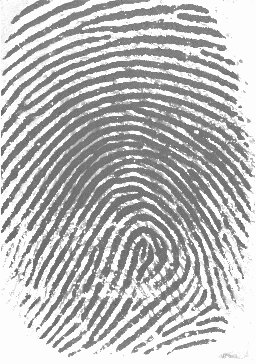
#> input picture image/101_1.tif, 256 x 364 px; its folder holds only this picture in this run
$ python -i myapp.py   (imports and definitions only)   (older library calls are emulated)
#> lines starting #> are read from the running program, lines starting #| are printed output that depends on the picture; after the words box and inside, x2 and y2 are one past the last pixel; in counts of white or black regions, pixels touching at a corner belong together
#> further down, picture is the input picture: shape (364, 256); min 70, max 253, mean 186.6
### enhance/ridge_segment.py
# -*- coding: utf-8 -*-
"""
Created on Mon Apr 18 23:04:30 2016

@author: utkarsh
"""

# RIDGESEGMENT - Normalises fingerprint image and segments ridge region
#
# Function identifies ridge regions of a fingerprint image and returns a
# mask identifying this region.  It also normalises the intesity values of
# the image so that the ridge regions have zero mean, unit standard
# deviation.
#
# This function breaks the image up into blocks of size blksze x blksze and
# evaluates the standard deviation in each region.  If the standard
# deviation is above the threshold it is deemed part of the fingerprint.
# Note that the image is normalised to have zero mean, unit standard
# deviation prior to performing this process so that the threshold you
# specify is relative to a unit standard deviation.
#
# Usage:   [normim, mask, maskind] = ridgesegment(im, blksze, thresh)
#
# Arguments:   im     - Fingerprint image to be segmented.
#              blksze - Block size over which the the standard
#                       deviation is determined (try a value of 16).
#              thresh - Threshold of standard deviation to decide if a
#                       block is a ridge region (Try a value 0.1 - 0.2)
#
# Returns:     normim - Image where the ridge regions are renormalised to
#                       have zero mean, unit standard deviation.
#              mask   - Mask indicating ridge-like regions of the image,
#                       0 for non ridge regions, 1 for ridge regions.
#              maskind - Vector of indices of locations within the mask.
#
# Suggested values for a 500dpi fingerprint image:
#
#   [normim, mask, maskind] = ridgesegment(im, 16, 0.1)
#
# See also: RIDGEORIENT, RIDGEFREQ, RIDGEFILTER

# REFERENCES

# Peter Kovesi
# School of Computer Science & Software Engineering
# The University of Western Australia
# pk at csse uwa edu au
# http://www.csse.uwa.edu.au/~pk


import numpy as np


def normalise(img, mean, std):
    normed = (img - np.mean(img)) / (np.std(img))
    return normed


def ridge_segment(im, blksze, thresh):
#> called with blksze = 16, thresh = 0.1
    rows, cols = im.shape

    im = normalise(im, 0, 1)  # normalise to get zero mean and unit standard deviation

    new_rows = np.int(blksze * np.ceil((np.float(rows)) / (np.float(blksze))))
    new_cols = np.int(blksze * np.ceil((np.float(cols)) / (np.float(blksze))))

    padded_img = np.zeros((new_rows, new_cols))
    stddevim = np.zeros((new_rows, new_cols))

    padded_img[0:rows][:, 0:cols] = im

    for i in range(0, new_rows, blksze):
        for j in range(0, new_cols, blksze):
            block = padded_img[i:i + blksze][:, j:j + blksze]

            stddevim[i:i + blksze][:, j:j + blksze] = np.std(block) * np.ones(block.shape)
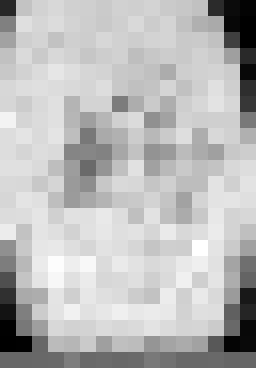
#> stddevim: shape (368, 256) float64; min 0, max 1.12, mean 0.823; drawn with min black and max white

    stddevim = stddevim[0:rows][:, 0:cols]
#> stddevim: shape (364, 256) float64

    mask = stddevim > thresh
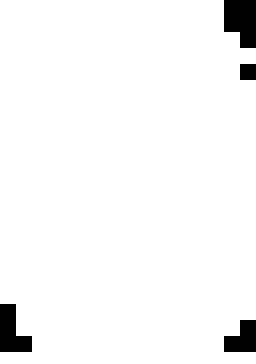
#> mask: shape (364, 256) bool; 96.4% white; 4 black regions, box (x1, y1, x2, y2) and area: (224, 0, 256, 48) 1280, (0, 304, 32, 352) 1024, (224, 320, 256, 352) 768, (240, 64, 256, 80) 256

    mean_val = np.mean(im[mask])
#> mean_val = -0.039

    std_val = np.std(im[mask])
#> std_val = 0.997

    normim = (im - mean_val) / std_val

    return normim, mask

### enhance/ridge_orient.py
# -*- coding: utf-8 -*-
"""
Created on Tue Apr 19 11:31:54 2016

@author: utkarsh
"""

# RIDGEORIENT - Estimates the local orientation of ridges in a fingerprint
#
# Usage:  [orientim, reliability, coherence] = ridgeorientation(im, gradientsigma,...
#                                             blocksigma, ...
#                                             orientsmoothsigma)
#
# Arguments:  im                - A normalised input image.
#             gradientsigma     - Sigma of the derivative of Gaussian
#                                 used to compute image gradients.
#             blocksigma        - Sigma of the Gaussian weighting used to
#                                 sum the gradient moments.
#             orientsmoothsigma - Sigma of the Gaussian used to smooth
#                                 the final orientation vector field.
#                                 Optional: if ommitted it defaults to 0
#
# Returns:    orientim          - The orientation image in radians.
#                                 Orientation values are +ve clockwise
#                                 and give the direction *along* the
#                                 ridges.
#             reliability       - Measure of the reliability of the
#                                 orientation measure.  This is a value
#                                 between 0 and 1. I think a value above
#                                 about 0.5 can be considered 'reliable'.
#                                 reliability = 1 - Imin./(Imax+.001);
#             coherence         - A measure of the degree to which the local
#                                 area is oriented.
#                                 coherence = ((Imax-Imin)./(Imax+Imin)).^2;
#
# With a fingerprint image at a 'standard' resolution of 500dpi suggested
# parameter values might be:
#
#    [orientim, reliability] = ridgeorient(im, 1, 3, 3);
#
# See also: RIDGESEGMENT, RIDGEFREQ, RIDGEFILTER

# REFERENCES

# May 2003      Original version by Raymond Thai,
# January 2005  Reworked by Peter Kovesi
# October 2011  Added coherence computation and orientsmoothsigma made optional
#
# School of Computer Science & Software Engineering
# The University of Western Australia
# pk at csse uwa edu au
# http://www.csse.uwa.edu.au/~pk


import numpy as np
import cv2
from scipy import ndimage
from scipy import signal


def ridge_orient(im, gradientsigma, blocksigma, orientsmoothsigma):
#> called with gradientsigma = 1, blocksigma = 7, orientsmoothsigma = 7
    rows, cols = im.shape
#> rows = 364; cols = 256
    # Calculate image gradients.
    sze = np.fix(6 * gradientsigma)
    if np.remainder(sze, 2) == 0:
        sze = sze + 1

    gauss = cv2.getGaussianKernel(np.int(sze), gradientsigma)
    f = gauss * gauss.T

    fy, fx = np.gradient(f)  # Gradient of Gaussian

    # Gx = ndimage.convolve(np.double(im),fx);
    # Gy = ndimage.convolve(np.double(im),fy);

    Gx = signal.convolve2d(im, fx, mode='same')
    Gy = signal.convolve2d(im, fy, mode='same')

    Gxx = np.power(Gx, 2)
    Gyy = np.power(Gy, 2)
    Gxy = Gx * Gy

    # Now smooth the covariance data to perform a weighted summation of the data.

    sze = np.fix(6 * blocksigma)

    gauss = cv2.getGaussianKernel(np.int(sze), blocksigma)
    f = gauss * gauss.T

    Gxx = ndimage.convolve(Gxx, f)
    Gyy = ndimage.convolve(Gyy, f)
    Gxy = 2 * ndimage.convolve(Gxy, f)

    # Analytic solution of principal direction
    denom = np.sqrt(np.power(Gxy, 2) + np.power((Gxx - Gyy), 2)) + np.finfo(float).eps

    sin2theta = Gxy / denom  # Sine and cosine of doubled angles
    cos2theta = (Gxx - Gyy) / denom

    if orientsmoothsigma:
        sze = np.fix(6 * orientsmoothsigma)
        if np.remainder(sze, 2) == 0:
            sze = sze + 1
        gauss = cv2.getGaussianKernel(np.int(sze), orientsmoothsigma)
        f = gauss * gauss.T
        cos2theta = ndimage.convolve(cos2theta, f)  # Smoothed sine and cosine of
        sin2theta = ndimage.convolve(sin2theta, f)  # doubled angles

    orientim = np.pi / 2 + np.arctan2(sin2theta, cos2theta) / 2

    return orientim

### enhance/ridge_freq.py
# -*- coding: utf-8 -*-
"""
Created on Tue Apr 19 12:14:49 2016

@author: utkarsh
"""

# RIDGEFREQ - Calculates a ridge frequency image
#
# Function to estimate the fingerprint ridge frequency across a
# fingerprint image. This is done by considering blocks of the image and
# determining a ridgecount within each block by a call to FREQEST.
#
# Usage:
#  [freqim, medianfreq] =  ridgefreq(im, mask, orientim, blksze, windsze, ...
#                                    minWaveLength, maxWaveLength)
#
# Arguments:
#         im       - Image to be processed.
#         mask     - Mask defining ridge regions (obtained from RIDGESEGMENT)
#         orientim - Ridge orientation image (obtained from RIDGORIENT)
#         blksze   - Size of image block to use (say 32)
#         windsze  - Window length used to identify peaks. This should be
#                    an odd integer, say 3 or 5.
#         minWaveLength,  maxWaveLength - Minimum and maximum ridge
#                     wavelengths, in pixels, considered acceptable.
#
# Returns:
#         freqim     - An image  the same size as im with  values set to
#                      the estimated ridge spatial frequency within each
#                      image block.  If a  ridge frequency cannot be
#                      found within a block, or cannot be found within the
#                      limits set by min and max Wavlength freqim is set
#                      to zeros within that block.
#         medianfreq - Median frequency value evaluated over all the
#                      valid regions of the image.
#
# Suggested parameters for a 500dpi fingerprint image
#   [freqim, medianfreq] = ridgefreq(im,orientim, 32, 5, 5, 15);
#

# See also: RIDGEORIENT, FREQEST, RIDGESEGMENT

# Reference:
# Hong, L., Wan, Y., and Jain, A. K. Fingerprint image enhancement:
# Algorithm and performance evaluation. IEEE Transactions on Pattern
# Analysis and Machine Intelligence 20, 8 (1998), 777 789.

# REFERENCES

# Peter Kovesi
# School of Computer Science & Software Engineering
# The University of Western Australia
# pk at csse uwa edu au
# http://www.csse.uwa.edu.au/~pk


import numpy as np
# import math
# import scipy.ndimage
from .frequest import frequest


def ridge_freq(im, mask, orient, blksze, windsze, minWaveLength, maxWaveLength):
#> called with blksze = 38, windsze = 5, minWaveLength = 5, maxWaveLength = 15
    rows, cols = im.shape
#> rows = 364; cols = 256
    freq = np.zeros((rows, cols))

    for r in range(0, rows - blksze, blksze):
        for c in range(0, cols - blksze, blksze):
            blkim = im[r:r + blksze][:, c:c + blksze]
            blkor = orient[r:r + blksze][:, c:c + blksze]

            freq[r:r + blksze][:, c:c + blksze] = frequest(blkim, blkor, windsze, minWaveLength, maxWaveLength)
#> this loop made 9 passes
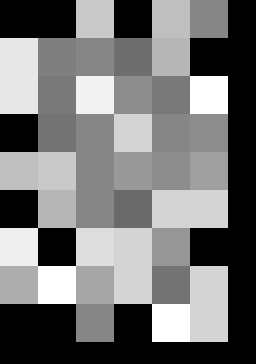
#> freq: shape (364, 256) float64; min 0, max 0.2, mean 0.0918; drawn with min black and max white

    freq = freq * mask
    freq_1d = np.reshape(freq, (1, rows * cols))
    ind = np.where(freq_1d > 0)

    ind = np.array(ind)
    ind = ind[1, :]

    non_zero_elems_in_freq = freq_1d[0][ind]

    meanfreq = np.mean(non_zero_elems_in_freq)
    medianfreq = np.median(non_zero_elems_in_freq)  # does not work properly
    return freq, meanfreq

### enhance/frequest.py
# -*- coding: utf-8 -*-
"""
Created on Fri Apr 22 02:51:53 2016

@author: utkarsh
"""

# FREQEST - Estimate fingerprint ridge frequency within image block
#
# Function to estimate the fingerprint ridge frequency within a small block
# of a fingerprint image.  This function is used by RIDGEFREQ
#
# Usage:
#  freqim =  freqest(im, orientim, windsze, minWaveLength, maxWaveLength)
#
# Arguments:
#         im       - Image block to be processed.
#         orientim - Ridge orientation image of image block.
#         windsze  - Window length used to identify peaks. This should be
#                    an odd integer, say 3 or 5.
#         minWaveLength,  maxWaveLength - Minimum and maximum ridge
#                     wavelengths, in pixels, considered acceptable.
#
# Returns:
#         freqim    - An image block the same size as im with all values
#                     set to the estimated ridge spatial frequency.  If a
#                     ridge frequency cannot be found, or cannot be found
#                     within the limits set by min and max Wavlength
#                     freqim is set to zeros.
#
# Suggested parameters for a 500dpi fingerprint image
#   freqim = freqest(im,orientim, 5, 5, 15);
#
# See also:  RIDGEFREQ, RIDGEORIENT, RIDGESEGMENT

# REFERENCES

# Peter Kovesi
# School of Computer Science & Software Engineering
# The University of Western Australia
# pk at csse uwa edu au
# http://www.csse.uwa.edu.au/~pk


import numpy as np
import math
import scipy.ndimage


# import cv2
def frequest(im, orientim, windsze, minWaveLength, maxWaveLength):
    rows, cols = np.shape(im)

    # Find mean orientation within the block. This is done by averaging the
    # sines and cosines of the doubled angles before reconstructing the
    # angle again.  This avoids wraparound problems at the origin.

    cosorient = np.mean(np.cos(2 * orientim))
    sinorient = np.mean(np.sin(2 * orientim))
    orient = math.atan2(sinorient, cosorient) / 2

    # Rotate the image block so that the ridges are vertical

    # ROT_mat = cv2.getRotationMatrix2D((cols/2,rows/2),orient/np.pi*180 + 90,1)
    # rotim = cv2.warpAffine(im,ROT_mat,(cols,rows))
    rotim = scipy.ndimage.rotate(im, orient / np.pi * 180 + 90, axes=(1, 0), reshape=False, order=3, mode='nearest')

    # Now crop the image so that the rotated image does not contain any
    # invalid regions.  This prevents the projection down the columns
    # from being mucked up.

    cropsze = int(np.fix(rows / np.sqrt(2)))
    offset = int(np.fix((rows - cropsze) / 2))
    rotim = rotim[offset:offset + cropsze][:, offset:offset + cropsze]

    # Sum down the columns to get a projection of the grey values down
    # the ridges.

    proj = np.sum(rotim, axis=0)
    dilation = scipy.ndimage.grey_dilation(proj, windsze, structure=np.ones(windsze))

    temp = np.abs(dilation - proj)

    peak_thresh = 2

    maxpts = (temp < peak_thresh) & (proj > np.mean(proj))
    maxind = np.where(maxpts)

    rows_maxind, cols_maxind = np.shape(maxind)

    # Determine the spatial frequency of the ridges by divinding the
    # distance between the 1st and last peaks by the (No of peaks-1). If no
    # peaks are detected, or the wavelength is outside the allowed bounds,
    # the frequency image is set to 0

    if cols_maxind < 2:
        freqim = np.zeros(im.shape)
    else:
        NoOfPeaks = cols_maxind
        waveLength = (maxind[0][cols_maxind - 1] - maxind[0][0]) / (NoOfPeaks - 1)
        if minWaveLength <= waveLength <= maxWaveLength:
            freqim = 1 / np.double(waveLength) * np.ones(im.shape)
        else:
            freqim = np.zeros(im.shape)

    return freqim

### enhance/image_enhance.py
# -*- coding: utf-8 -*-
"""
Created on Mon Apr 18 22:50:30 2016

@author: utkarsh
"""
from .ridge_segment import ridge_segment
from .ridge_orient import ridge_orient
from .ridge_freq import ridge_freq
from .ridge_filter import ridge_filter


def image_enhance(img):
    blksze = 16
    thresh = 0.1
    normim, mask = ridge_segment(img, blksze, thresh)  # normalise the image and find a ROI

    gradientsigma = 1
    blocksigma = 7
    orientsmoothsigma = 7
    orientim = ridge_orient(normim, gradientsigma, blocksigma, orientsmoothsigma)
    # find orientation of every pixel

    blksze = 38
    windsze = 5
    minWaveLength = 5
    maxWaveLength = 15
    freq, medfreq = ridge_freq(normim, mask, orientim, blksze, windsze, minWaveLength, maxWaveLength)
    # find the overall frequency of ridges

    freq = medfreq * mask
    kx = 0.65
    ky = 0.65
    newim = ridge_filter(normim, orientim, freq, kx, ky)  # create gabor filter and do the actual filtering

    # th, bin_im = cv2.threshold(np.uint8(newim),0,255,cv2.THRESH_BINARY);
    return newim < -3

### enhance/ridge_filter.py
# -*- coding: utf-8 -*-
"""
Created on Fri Apr 22 03:15:03 2016

@author: utkarsh
"""

# RIDGEFILTER - enhances fingerprint image via oriented filters
#
# Function to enhance fingerprint image via oriented filters
#
# Usage:
#  newim =  ridgefilter(im, orientim, freqim, kx, ky, showfilter)
#
# Arguments:
#         im       - Image to be processed.
#         orientim - Ridge orientation image, obtained from RIDGEORIENT.
#         freqim   - Ridge frequency image, obtained from RIDGEFREQ.
#         kx, ky   - Scale factors specifying the filter sigma relative
#                    to the wavelength of the filter.  This is done so
#                    that the shapes of the filters are invariant to the
#                    scale.  kx controls the sigma in the x direction
#                    which is along the filter, and hence controls the
#                    bandwidth of the filter.  ky controls the sigma
#                    across the filter and hence controls the
#                    orientational selectivity of the filter. A value of
#                    0.5 for both kx and ky is a good starting point.
#         showfilter - An optional flag 0/1.  When set an image of the
#                      largest scale filter is displayed for inspection.
#
# Returns:
#         newim    - The enhanced image
#
# See also: RIDGEORIENT, RIDGEFREQ, RIDGESEGMENT

# Reference:
# Hong, L., Wan, Y., and Jain, A. K. Fingerprint image enhancement:
# Algorithm and performance evaluation. IEEE Transactions on Pattern
# Analysis and Machine Intelligence 20, 8 (1998), 777 789.

# REFERENCES

# Peter Kovesi
# School of Computer Science & Software Engineering
# The University of Western Australia
# pk at csse uwa edu au
# http://www.csse.uwa.edu.au/~pk


import numpy as np
import scipy


def ridge_filter(im, orient, freq, kx, ky):
#> called with kx = 0.65, ky = 0.65
    angleInc = 3
    im = np.double(im)
    rows, cols = im.shape
    newim = np.zeros((rows, cols))

    freq_1d = np.reshape(freq, (1, rows * cols))
    ind = np.where(freq_1d > 0)

    ind = np.array(ind)
    ind = ind[1, :]

    # Round the array of frequencies to the nearest 0.01 to reduce the
    # number of distinct frequencies we have to deal with.

    non_zero_elems_in_freq = freq_1d[0][ind]
    non_zero_elems_in_freq = np.double(np.round((non_zero_elems_in_freq * 100))) / 100

    unfreq = np.unique(non_zero_elems_in_freq)

    # Generate filters corresponding to these distinct frequencies and
    # orientations in 'angleInc' increments.

    sigmax = 1 / unfreq[0] * kx
    sigmay = 1 / unfreq[0] * ky

    sze = np.round(3 * np.max([sigmax, sigmay]))

    x, y = np.meshgrid(np.linspace(-sze, sze, int(2 * sze + 1)), np.linspace(-sze, sze, int(2 * sze + 1)))

    reffilter = np.exp(-((np.power(x, 2)) / (sigmax * sigmax) + (np.power(y, 2)) / (sigmay * sigmay))) * \
                np.cos(2 * np.pi * unfreq[0] * x)  # this is the original gabor filter

    filt_rows, filt_cols = reffilter.shape

    gabor_filter = np.array(np.zeros((int(180 / angleInc), int(filt_rows), int(filt_cols))))

    for o in range(0, int(180 / angleInc)):
        # Generate rotated versions of the filter.  Note orientation
        # image provides orientation *along* the ridges, hence +90
        # degrees, and imrotate requires angles +ve anticlockwise, hence
        # the minus sign.

        rot_filt = scipy.ndimage.rotate(reffilter, -(o * angleInc + 90), reshape=False)
        gabor_filter[o] = rot_filt

    # Find indices of matrix points greater than maxsze from the image
    # boundary

    maxsze = int(sze)

    temp = freq > 0
    validr, validc = np.where(temp)

    temp1 = validr > maxsze
    temp2 = validr < rows - maxsze
    temp3 = validc > maxsze
    temp4 = validc < cols - maxsze

    final_temp = temp1 & temp2 & temp3 & temp4

    finalind = np.where(final_temp)

    # Convert orientation matrix values from radians to an index value
    # that corresponds to round(degrees/angleInc)

    maxorientindex = np.round(180 / angleInc)
    orientindex = np.round(orient / np.pi * 180 / angleInc)

    # do the filtering

    for i in range(0, rows):
        for j in range(0, cols):
            if orientindex[i][j] < 1:
                orientindex[i][j] = orientindex[i][j] + maxorientindex
            if orientindex[i][j] > maxorientindex:
                orientindex[i][j] = orientindex[i][j] - maxorientindex
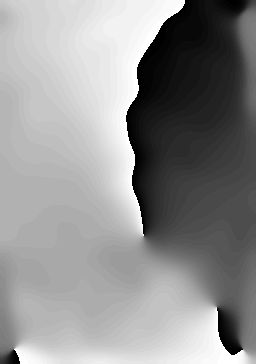
#> orientindex: shape (364, 256) float64; min 1, max 60, mean 34.5; drawn with min black and max white
    finalind_rows, finalind_cols = np.shape(finalind)
    sze = int(sze)
    for k in range(0, finalind_cols):
        r = validr[finalind[0][k]]
        c = validc[finalind[0][k]]

        img_block = im[r - sze:r + sze + 1][:, c - sze:c + sze + 1]

        newim[r][c] = np.sum(img_block * gabor_filter[int(orientindex[r][c]) - 1])
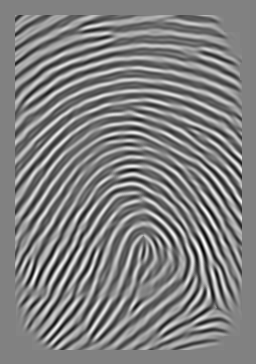
#> newim: shape (364, 256) float64; min -46.03, max 44.81, mean -0.1; drawn with min black and max white

    return newim

### myapp.py
#
# 为 GUI 封装的函数 不可直接运行
# Author: Xiaohei
# Updatetime: 2021-12-01
#

import cv2
import os
import numpy
import pickle
from enhance import image_enhance


def get_descriptors(img):
    clahe = cv2.createCLAHE(clipLimit=2.0, tileGridSize=(8, 8))
    img = clahe.apply(img)
    img = image_enhance.image_enhance(img)
#> in image_enhance, `return newim < -3`:
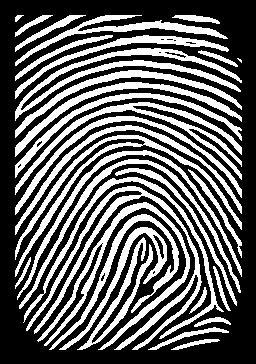
#> returned value: shape (364, 256) bool; 38.4% white; 33 white regions (1 under 20 px), largest, box (x1, y1, x2, y2) and area: (26, 186, 202, 350) 3107, (15, 48, 242, 121) 2562, (37, 202, 190, 350) 2338
    img = numpy.array(img, dtype=numpy.uint8)

    # Threshold
    ret, img = cv2.threshold(img, 127, 255, cv2.THRESH_BINARY_INV | cv2.THRESH_OTSU)

    # Normalize to 0 and 1 range
    img[img == 255] = 1

    # Harris corners
    harris_corners = cv2.cornerHarris(img, 3, 3, 0.04)
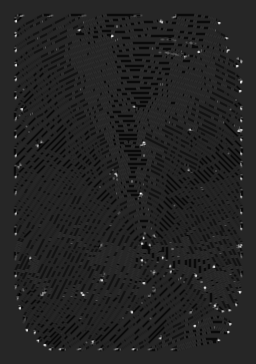
#> harris_corners: shape (364, 256) float32; min -5.84e-12, max 3.33e-11, mean -4.37e-13; drawn with min black and max white
    harris_normalized = cv2.normalize(harris_corners, 0, 255, norm_type=cv2.NORM_MINMAX, dtype=cv2.CV_32FC1)
    threshold_harris = 125

    # Extract keypoints
    keypoints = []
    for x in range(0, harris_normalized.shape[0]):
        for y in range(0, harris_normalized.shape[1]):
            if harris_normalized[x][y] > threshold_harris:
                keypoints.append(cv2.KeyPoint(y, x, 1))

    # Define descriptor
    orb = cv2.ORB_create()

    # Compute descriptors
    _, des = orb.compute(img, keypoints)

    return keypoints, des


# [60 lines left out: functions match, run_app, not called in this run]

>>> import cv2
>>> picture = cv2.imread('image/101_1.tif', cv2.IMREAD_GRAYSCALE)
>>> result = get_descriptors(picture)
